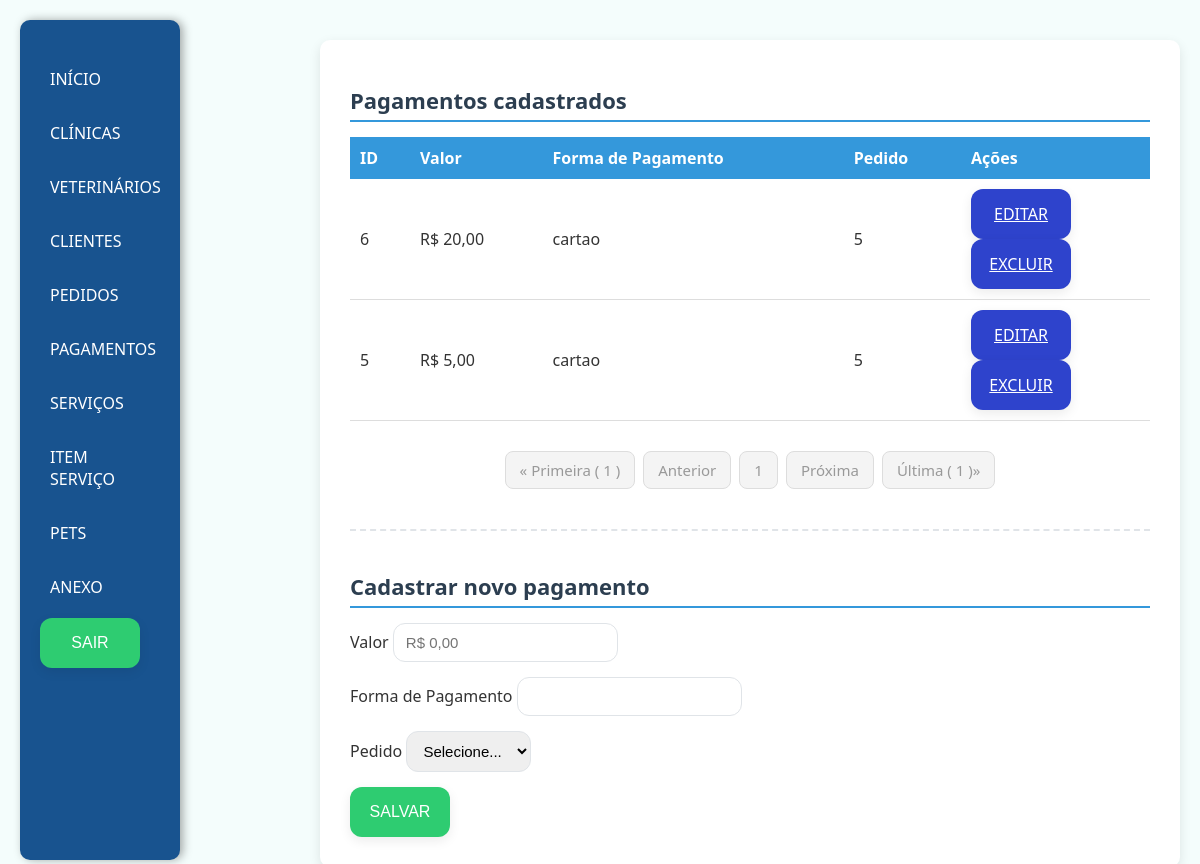
Page /pagamento/ (signed in) on the earlier database version.
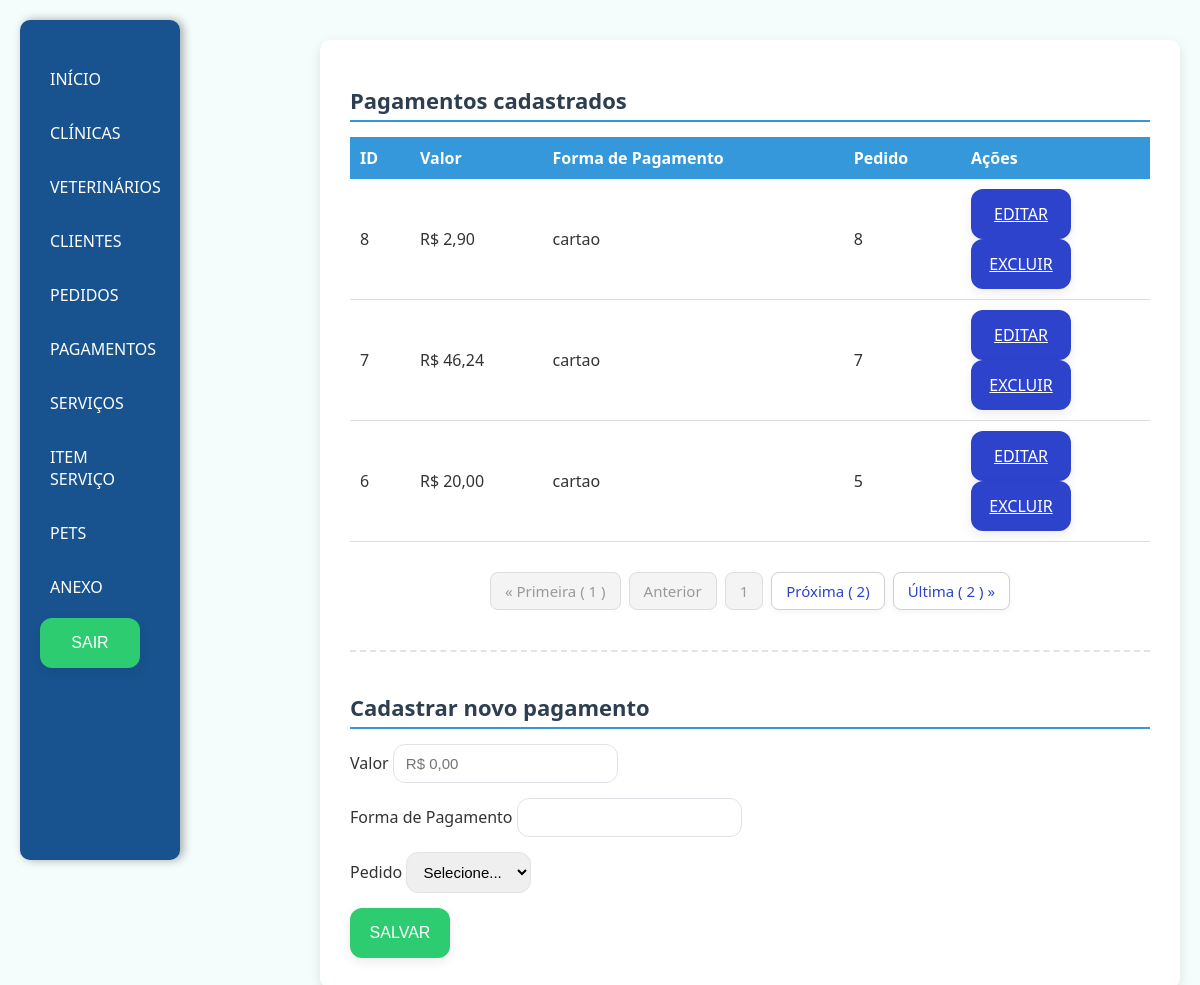
Same page on the later database version.
### app/models.py (models this page shows, shortened)
class Pagamento(models.Model):
    valor = models.DecimalField(max_digits=10, decimal_places=2)
    formaPagamento = models.CharField(max_length=50)
    idPedido = models.ForeignKey(Pedido, on_delete=models.CASCADE)

class Pedido(models.Model):
    dataPedido = models.DateTimeField(auto_now_add=True)
    valorTotal = models.DecimalField(max_digits=10, decimal_places=2, default=0)
    idCliente = models.ForeignKey(Cliente, on_delete=models.SET_NULL, null=True)
    idPet = models.ForeignKey(Pet, on_delete=models.SET_NULL, null=True)
    idVeterinario = models.ForeignKey(Veterinario, on_delete=models.SET_NULL, null=True)
    anexos = models.BooleanField(null=True)

### app/views.py (the view)
# urls.py: path('pagamento/', views.pagamento, name='pagamento'),
@login_required
def pagamento(request):
    pagamentos = Pagamento.objects.all().order_by('-id')
    pc = request.GET.get('pc', 1)
    listaPagamentos = Paginator(pagamentos, 3).get_page(pc)
    formulario = CadastroPagamento_MF(request.POST or None)
    pedidos_abertos = []
    for pedido in Pedido.objects.all():
        total_pago = Pagamento.objects.filter(idPedido=pedido).aggregate(Sum('valor'))['valor__sum'] or 0
        if total_pago < pedido.valorTotal:
            pedidos_abertos.append(pedido)
    formulario.fields['idPedido'].queryset = Pedido.objects.filter(id__in=[p.id for p in pedidos_abertos])
    if request.method == 'POST' and formulario.is_valid():
        formulario.save()
        return redirect('pagamento')
    return render(request, 'pagamento/pagamento.html', {
        "pagamentos": listaPagamentos,
        "formulario": formulario,
        "pedidos_abertos": pedidos_abertos,  # usaremos no JS
    })

### app/forms.py
class CadastroPagamento_MF(forms.ModelForm):
    class Meta:
        model = Pagamento
        fields = '__all__'
        widgets = {
            "valor": forms.NumberInput(attrs={"class": "formulario","step": "0.01","placeholder": "R$ 0,00"}),
            "formaPagamento": forms.TextInput(attrs={"class": "formulario"}),
            "idPedido": forms.Select(attrs={"class": "formulario"}),
        }

### app/templates/pagamento/pagamento.html (shortened to what this page needs)
{% extends 'base.html' %}
{% load static %}
{% load l10n %}
{% block estiloCss %}
<link rel="stylesheet" href="{% static 'css/padrao.css' %}">
{% endblock %}
{% block conteudo %}
<div>
    <h1>Pagamentos cadastrados</h1>
    <table>
        <thead>
            <tr>
                <th>ID</th>
                <th>Valor</th>
                <th>Forma de Pagamento</th>
                <th>Pedido</th>
                <th>Ações</th>
            </tr>
        </thead>
        <tbody>
            {% for pagamento in pagamentos %}
            <tr>
                <td>{{ pagamento.id }}</td>
                <td>R$ {{ pagamento.valor }}</td>
                <td>{{ pagamento.formaPagamento }}</td>
                <td>{{ pagamento.idPedido.id }}</td>
                <td id="link">
                    <a class="btnA" href="{% url 'editarPagamento' pagamento.id %}">EDITAR</a>
                    <a class="btnA" href="{% url 'excluirPagamento' pagamento.id %}">EXCLUIR</a>
                </td>
            </tr>
            {% empty %}
            <tr>
                <td colspan="5">Nenhum pagamento cadastrado no sistema</td>
            </tr>
            {% endfor %}
        </tbody>
    </table>
   <nav aria-label="Page navigation">
    <ul class="pagination justify-content-center">
    {%if pagamentos.number == 1%}
      <li class="page-item disabled">
        <a class="page-link" href="#">&laquo; Primeira &#40 {{pagamentos.number}} &#41 </a>
      </li>
      <li class="page-item disabled">
        <a class="page-link" href="#">Anterior</a>
      </li>
      {% endif %}
      <li class="page-item disabled">
        <a class="page-link" href="">{{pagamentos.number}}</a>
      </li>
      {%if pagamentos.paginator.num_pages == pagamentos.number%}
      <li class="page-item disabled">
        <a class="page-link" href="#">Próxima </a>
      </li>
      <li class="page-item disabled">
        <a class="page-link" href="#">Última &#40 {{pagamentos.paginator.num_pages}} &#41&raquo;</a>
      </li>
    {%else%}
     <li class="page-item">
        <a class="page-link" href="{% url 'pagamento' %}?pc={{pagamentos.next_page_number}}">Próxima &#40 {{ pagamentos.next_page_number}}&#41</a>
      </li>
      <li class="page-item">
        <a class="page-link" href="{%url 'pagamento'%}?pc={{pagamentos.paginator.num_pages}}">Última &#40 {{pagamentos.paginator.num_pages}} &#41 &raquo;</a>
      </li>
      {%endif%}
    </ul>
    </nav>
    <hr>
    <h1>Cadastrar novo pagamento</h1>
    <form method="POST">
        <div class="form-grupo">
            <label>Valor</label>
            {{ formulario.valor }}
        </div>
        <div class="form-grupo">
            <label>Forma de Pagamento</label>
            {{ formulario.formaPagamento }}
        </div>
        <div class="form-grupo">
            <label>Pedido</label>
           <select name="idPedido" id="id_idPedido" class="formulario">
                <option value="">Selecione...</option>
            </select>
        </div>
        <button type="submit">SALVAR</button>
    </form>
</div>
{% endblock %}

Differences in the rows shown:
no longer on this page (row unchanged): Pagamento: id "5", valor "5,00", formaPagamento "cartao", idPedido.id "5"
added Pagamento: id "8", valor "2,90", formaPagamento "cartao", idPedido.id "8"
added Pagamento: id "7", valor "46,24", formaPagamento "cartao", idPedido.id "7"
Other differences:
{{ pagamentos.next_page_number }}: (not shown) → "2"
{{ pagamentos.paginator.num_pages }}: (not shown) → "2"
{{ pagamentos.paginator.num_pages }}: "1" → (not shown)
text no longer shown: "Próxima )»"
text now shown: "Próxima ( ) ) »"
